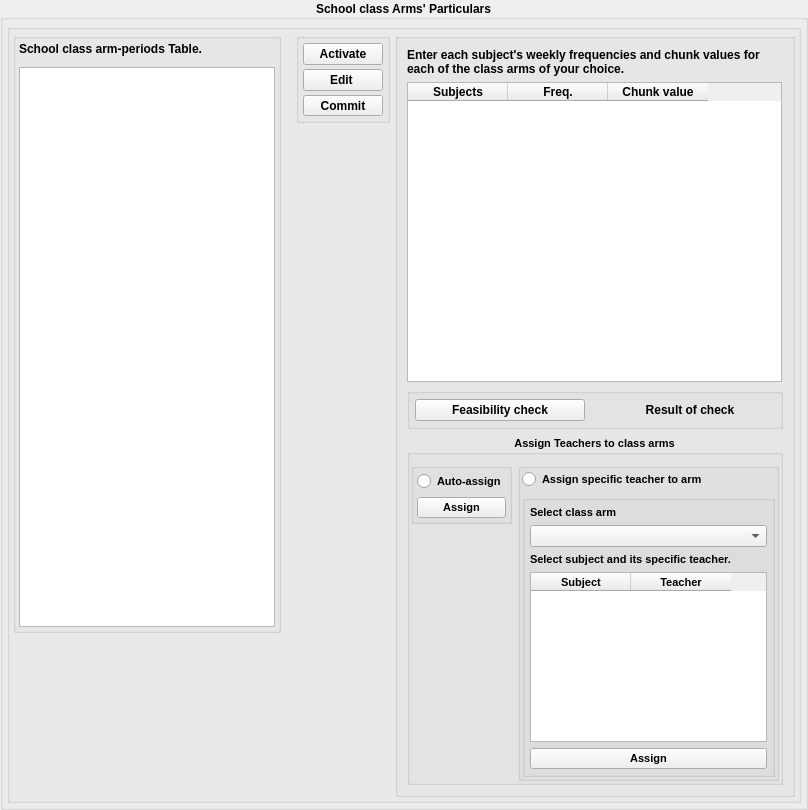
                <widget class="QGroupBox" name="groupBox_54">
                 <property name="minimumSize">
                  <size>
                   <width>500</width>
                   <height>0</height>
                  </size>
                 </property>
                 <property name="maximumSize">
                  <size>
                   <width>16777215</width>
                   <height>16777215</height>
                  </size>
                 </property>
                 <property name="font">
                  <font>
                   <pointsize>9</pointsize>
                   <weight>75</weight>
                   <bold>true</bold>
                  </font>
                 </property>
                 <property name="title">
                  <string>School class Arms' Particulars</string>
                 </property>
                 <property name="alignment">
                  <set>Qt::AlignCenter</set>
                 </property>
                 <layout class="QHBoxLayout" name="horizontalLayout_23">
                  <property name="spacing">
                   <number>5</number>
                  </property>
                  <property name="leftMargin">
                   <number>4</number>
                  </property>
                  <property name="topMargin">
                   <number>4</number>
                  </property>
                  <property name="rightMargin">
                   <number>4</number>
                  </property>
                  <property name="bottomMargin">
                   <number>4</number>
                  </property>
                  <item>
                   <widget class="QGroupBox" name="groupBox_52">
                    <property name="title">
                     <string/>
                    </property>
                    <layout class="QHBoxLayout" name="horizontalLayout_24">
                     <property name="spacing">
                      <number>5</number>
                     </property>
                     <property name="leftMargin">
                      <number>3</number>
                     </property>
                     <property name="topMargin">
                      <number>3</number>
                     </property>
                     <property name="rightMargin">
                      <number>3</number>
                     </property>
                     <property name="bottomMargin">
                      <number>3</number>
                     </property>
                     <item alignment="Qt::AlignTop">
                      <widget class="QGroupBox" name="groupBox_65">
                       <property name="minimumSize">
                        <size>
                         <width>0</width>
                         <height>600</height>
                        </size>
                       </property>
                       <property name="maximumSize">
                        <size>
                         <width>16777215</width>
                         <height>685</height>
                        </size>
                       </property>
                       <property name="title">
                        <string/>
                       </property>
                       <layout class="QVBoxLayout" name="verticalLayout_50">
                        <property name="spacing">
                         <number>11</number>
                        </property>
                        <property name="leftMargin">
                         <number>3</number>
                        </property>
                        <property name="topMargin">
                         <number>3</number>
                        </property>
                        <property name="rightMargin">
                         <number>3</number>
                        </property>
                        <property name="bottomMargin">
                         <number>3</number>
                        </property>
                        <item>
                         <widget class="QLabel" name="label_103">
                          <property name="font">
                           <font>
                            <weight>75</weight>
                            <bold>true</bold>
                           </font>
                          </property>
                          <property name="text">
                           <string>School class arm-periods Table.</string>
                          </property>
                         </widget>
                        </item>
                        <item>
                         <widget class="QTableView" name="tableView_2"/>
                        </item>
                       </layout>
                      </widget>
                     </item>
                     <item>
                      <spacer name="horizontalSpacer">
                       <property name="orientation">
                        <enum>Qt::Horizontal</enum>
                       </property>
                       <property name="sizeType">
                        <enum>QSizePolicy::Fixed</enum>
                       </property>
                       <property name="sizeHint" stdset="0">
                        <size>
                         <width>10</width>
                         <height>20</height>
                        </size>
                       </property>
                      </spacer>
                     </item>
                     <item alignment="Qt::AlignTop">
                      <widget class="QGroupBox" name="groupBox_67">
                       <property name="maximumSize">
                        <size>
                         <width>200</width>
                         <height>90</height>
                        </size>
                       </property>
                       <property name="title">
                        <string/>
                       </property>
                       <layout class="QVBoxLayout" name="verticalLayout_38">
                        <property name="spacing">
                         <number>4</number>
                        </property>
                        <property name="leftMargin">
                         <number>4</number>
                        </property>
                        <property name="topMargin">
                         <number>4</number>
                        </property>
                        <property name="rightMargin">
                         <number>4</number>
                        </property>
                        <property name="bottomMargin">
                         <number>4</number>
                        </property>
                        <item>
                         <widget class="QPushButton" name="enable_chunktable_btn">
                          <property name="toolTip">
                           <string>&lt;html&gt;&lt;head/&gt;&lt;body&gt;&lt;p&gt;Activate the table above so that frequencies and chunks can be assigned to the class arms you wish to mark.&lt;/p&gt;&lt;/body&gt;&lt;/html&gt;</string>
                          </property>
                          <property name="text">
                           <string>Activate</string>
                          </property>
                         </widget>
                        </item>
                        <item>
                         <widget class="QPushButton" name="pushButton_10">
                          <property name="text">
                           <string>Edit </string>
                          </property>
                         </widget>
                        </item>
                        <item>
                         <widget class="QPushButton" name="pushButton_2">
                          <property name="text">
                           <string>Commit</string>
                          </property>
                         </widget>
                        </item>
                       </layout>
                      </widget>
                     </item>
                     <item>
                      <widget class="QGroupBox" name="groupBox_66">
                       <property name="maximumSize">
                        <size>
                         <width>400</width>
                         <height>16777215</height>
                        </size>
                       </property>
                       <property name="title">
                        <string/>
                       </property>
                       <layout class="QVBoxLayout" name="verticalLayout_51">
                        <item>
                         <widget class="QLabel" name="label_114">
                          <property name="font">
                           <font>
                            <weight>75</weight>
                            <bold>true</bold>
                           </font>
                          </property>
                          <property name="text">
                           <string>Enter each subject's weekly frequencies and chunk values for each of the class arms of your choice.</string>
                          </property>
                          <property name="wordWrap">
                           <bool>true</bool>
                          </property>
                         </widget>
                        </item>
                        <item>
                         <widget class="QTableWidget" name="subject_freq_chunk_table">
                          <property name="minimumSize">
                           <size>
                            <width>0</width>
                            <height>300</height>
                           </size>
                          </property>
                          <property name="maximumSize">
                           <size>
                            <width>375</width>
                            <height>430</height>
                           </size>
                          </property>
                          <column>
                           <property name="text">
                            <string>Subjects</string>
                           </property>
                           <property name="font">
                            <font>
                             <weight>75</weight>
                             <bold>true</bold>
                            </font>
                           </property>
                           <property name="icon">
                            <iconset>
                             <normaloff>../Icons-mine/subject.png</normaloff>../Icons-mine/subject.png</iconset>
                           </property>
                          </column>
                          <column>
                           <property name="text">
                            <string>Freq.</string>
                           </property>
                           <property name="toolTip">
                            <string>Subject's weekly frequency, i.e. how many periods per week.</string>
                           </property>
                           <property name="font">
                            <font>
                             <weight>75</weight>
                             <bold>true</bold>
                            </font>
                           </property>
                          </column>
                          <column>
                           <property name="text">
                            <string>Chunk value</string>
                           </property>
                           <property name="toolTip">
                            <string>Enter 1 for single period each time, 2 for double and so on.</string>
                           </property>
                           <property name="font">
                            <font>
                             <weight>75</weight>
                             <bold>true</bold>
                            </font>
                           </property>
                          </column>
                         </widget>
                        </item>
                        <item>
                         <widget class="QGroupBox" name="groupBox_24">
                          <property name="title">
                           <string/>
                          </property>
                          <layout class="QHBoxLayout" name="horizontalLayout_29">
                           <property name="spacing">
                            <number>20</number>
                           </property>
                           <property name="leftMargin">
                            <number>5</number>
                           </property>
                           <property name="topMargin">
                            <number>5</number>
                           </property>
                           <property name="rightMargin">
                            <number>5</number>
                           </property>
                           <property name="bottomMargin">
                            <number>5</number>
                           </property>
                           <item>
                            <widget class="QPushButton" name="pushButton_57">
                             <property name="toolTip">
                              <string>&lt;html&gt;&lt;head/&gt;&lt;body&gt;&lt;p&gt;Checks whether, given the total number of periods across all the days, the frequency and chunk values can be accommodated within the number of periods.&lt;/p&gt;&lt;/body&gt;&lt;/html&gt;</string>
                             </property>
                             <property name="text">
                              <string>Feasibility check</string>
                             </property>
                             <property name="icon">
                              <iconset>
                               <normaloff>../Icons-mine/Inspect_glasses.png</normaloff>../Icons-mine/Inspect_glasses.png</iconset>
                             </property>
                             <property name="iconSize">
                              <size>
                               <width>25</width>
                               <height>25</height>
                              </size>
                             </property>
                             <property name="autoDefault">
                              <bool>false</bool>
                             </property>
                             <property name="flat">
                              <bool>false</bool>
                             </property>
                            </widget>
                           </item>
                           <item>
                            <widget class="QLabel" name="label_20">
                             <property name="text">
                              <string>Result of check</string>
                             </property>
                             <property name="alignment">
                              <set>Qt::AlignCenter</set>
                             </property>
                            </widget>
                           </item>
                          </layout>
                         </widget>
                        </item>
                        <item>
                         <widget class="QGroupBox" name="groupBox_25">
                          <property name="maximumSize">
                           <size>
                            <width>16777215</width>
                            <height>350</height>
                           </size>
                          </property>
                          <property name="font">
                           <font>
                            <pointsize>8</pointsize>
                            <weight>75</weight>
                            <bold>true</bold>
                           </font>
                          </property>
                          <property name="title">
                           <string>Assign Teachers to class arms</string>
                          </property>
                          <property name="alignment">
                           <set>Qt::AlignCenter</set>
                          </property>
                          <layout class="QHBoxLayout" name="horizontalLayout_30">
                           <property name="leftMargin">
                            <number>1</number>
                           </property>
                           <property name="topMargin">
                            <number>9</number>
                           </property>
                           <property name="rightMargin">
                            <number>1</number>
                           </property>
                           <property name="bottomMargin">
                            <number>1</number>
                           </property>
                           <item alignment="Qt::AlignTop">
                            <widget class="QGroupBox" name="groupBox_26">
                             <property name="maximumSize">
                              <size>
                               <width>130</width>
                               <height>70</height>
                              </size>
                             </property>
                             <property name="toolTip">
                              <string>&lt;html&gt;&lt;head/&gt;&lt;body&gt;&lt;p&gt;Automatically assign all teachers to arms which offer their subjects.&lt;/p&gt;&lt;/body&gt;&lt;/html&gt;</string>
                             </property>
                             <property name="title">
                              <string/>
                             </property>
                             <layout class="QVBoxLayout" name="verticalLayout_59">
                              <property name="leftMargin">
                               <number>3</number>
                              </property>
                              <property name="topMargin">
                               <number>3</number>
                              </property>
                              <property name="rightMargin">
                               <number>3</number>
                              </property>
                              <property name="bottomMargin">
                               <number>3</number>
                              </property>
                              <item>
                               <widget class="QRadioButton" name="radioButton_3">
                                <property name="font">
                                 <font>
                                  <weight>75</weight>
                                  <bold>true</bold>
                                 </font>
                                </property>
                                <property name="text">
                                 <string>Auto-assign</string>
                                </property>
                               </widget>
                              </item>
                              <item>
                               <widget class="QPushButton" name="pushButton_58">
                                <property name="text">
                                 <string>Assign</string>
                                </property>
                               </widget>
                              </item>
                             </layout>
                            </widget>
                           </item>
                           <item>
                            <widget class="QGroupBox" name="groupBox_28">
                             <property name="title">
                              <string/>
                             </property>
                             <layout class="QVBoxLayout" name="verticalLayout_60">
                              <property name="leftMargin">
                               <number>1</number>
                              </property>
                              <property name="topMargin">
                               <number>1</number>
                              </property>
                              <property name="rightMargin">
                               <number>1</number>
                              </property>
                              <property name="bottomMargin">
                               <number>1</number>
                              </property>
                              <item>
                               <widget class="QRadioButton" name="radioButton_4">
                                <property name="font">
                                 <font>
                                  <weight>75</weight>
                                  <bold>true</bold>
                                 </font>
                                </property>
                                <property name="text">
                                 <string>Assign specific teacher to arm</string>
                                </property>
                               </widget>
                              </item>
                              <item>
                               <widget class="QGroupBox" name="groupBox_31">
                                <property name="title">
                                 <string/>
                                </property>
                                <layout class="QVBoxLayout" name="verticalLayout_58">
                                 <property name="leftMargin">
                                  <number>5</number>
                                 </property>
                                 <property name="topMargin">
                                  <number>5</number>
                                 </property>
                                 <property name="rightMargin">
                                  <number>5</number>
                                 </property>
                                 <property name="bottomMargin">
                                  <number>5</number>
                                 </property>
                                 <item>
                                  <widget class="QLabel" name="label_21">
                                   <property name="text">
                                    <string>Select class arm</string>
                                   </property>
                                  </widget>
                                 </item>
                                 <item>
                                  <widget class="QComboBox" name="comboBox_3"/>
                                 </item>
                                 <item>
                                  <widget class="QLabel" name="label_22">
                                   <property name="text">
                                    <string>Select subject and its specific teacher.</string>
                                   </property>
                                  </widget>
                                 </item>
                                 <item>
                                  <widget class="QTableWidget" name="tableWidget_4">
                                   <column>
                                    <property name="text">
                                     <string>Subject</string>
                                    </property>
                                    <property name="font">
                                     <font>
                                      <weight>75</weight>
                                      <bold>true</bold>
                                     </font>
                                    </property>
                                    <property name="icon">
                                     <iconset>
                                      <normaloff>../Icons-mine/subject.png</normaloff>../Icons-mine/subject.png</iconset>
                                    </property>
                                   </column>
                                   <column>
                                    <property name="text">
                                     <string>Teacher</string>
                                    </property>
                                    <property name="font">
                                     <font>
                                      <weight>75</weight>
                                      <bold>true</bold>
                                     </font>
                                    </property>
                                    <property name="icon">
                                     <iconset>
                                      <normaloff>../Icons-mine/teacher.png</normaloff>../Icons-mine/teacher.png</iconset>
                                    </property>
                                   </column>
                                  </widget>
                                 </item>
                                 <item>
                                  <widget class="QPushButton" name="pushButton_59">
                                   <property name="text">
                                    <string>Assign</string>
                                   </property>
                                  </widget>
                                 </item>
                                </layout>
                               </widget>
                              </item>
                             </layout>
                            </widget>
                           </item>
                          </layout>
                         </widget>
                        </item>
                       </layout>
                      </widget>
                     </item>
                    </layout>
                   </widget>
                  </item>
                 </layout>
                </widget>
